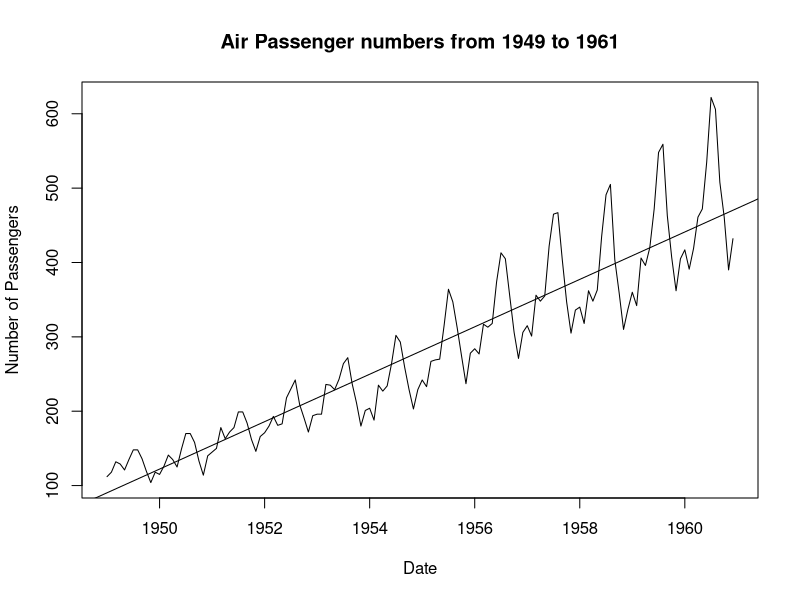
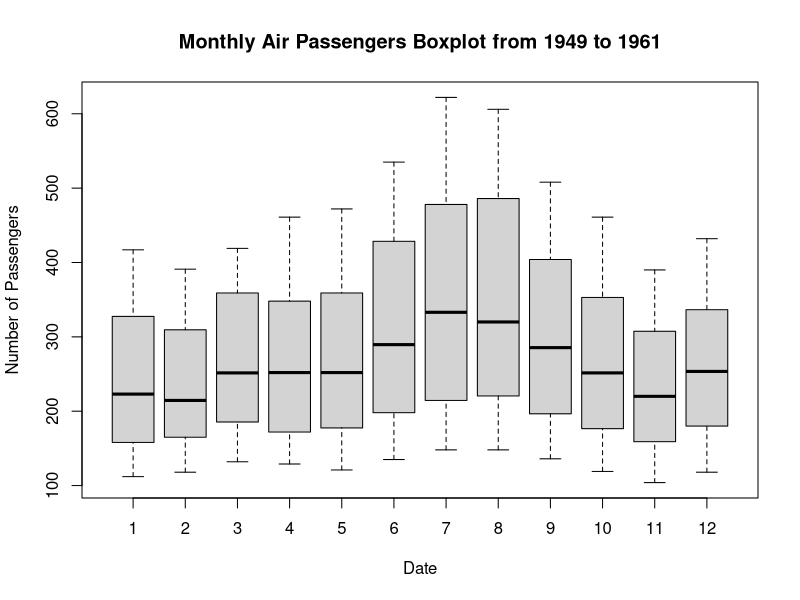
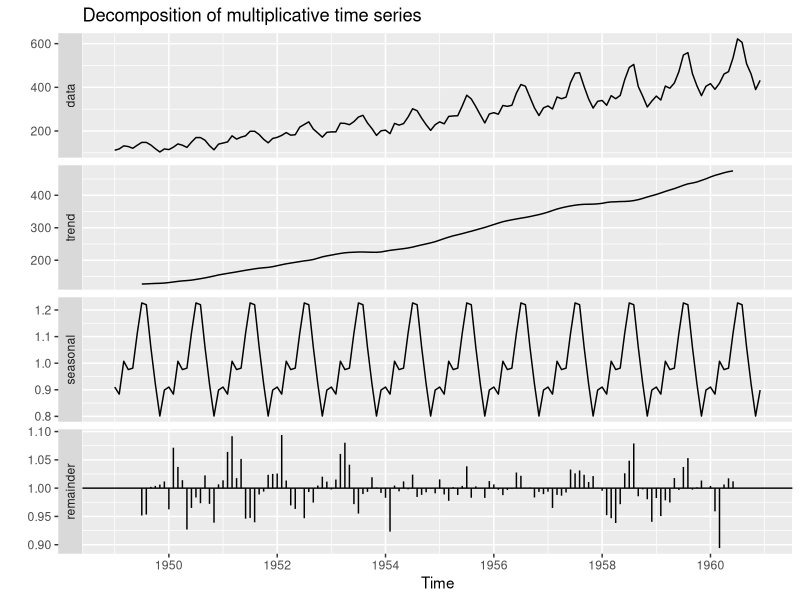
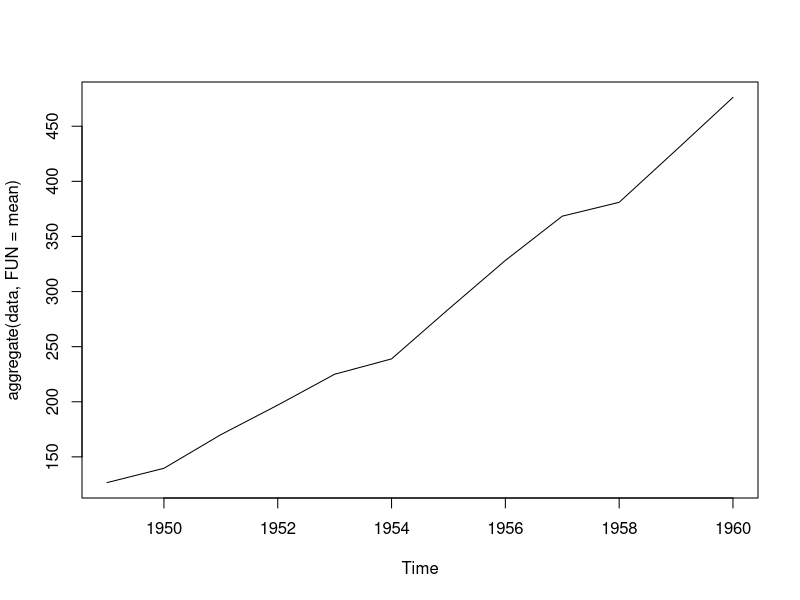
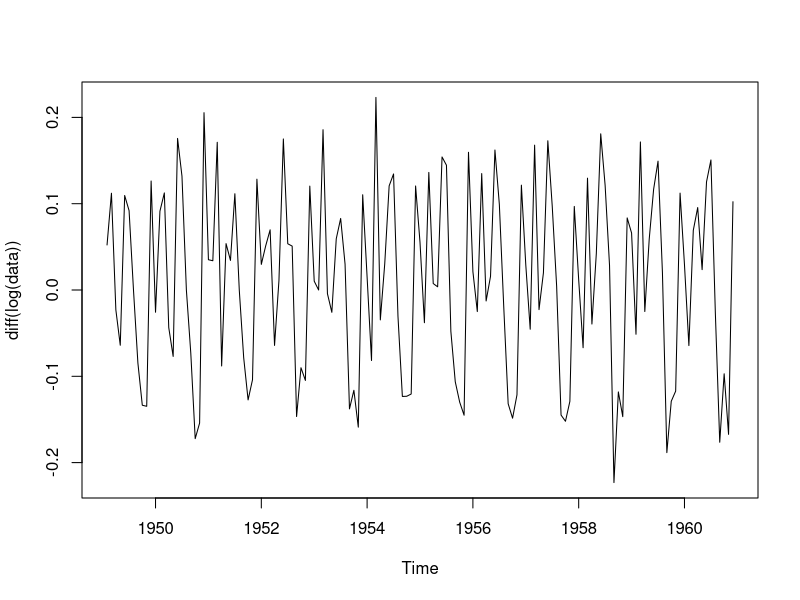
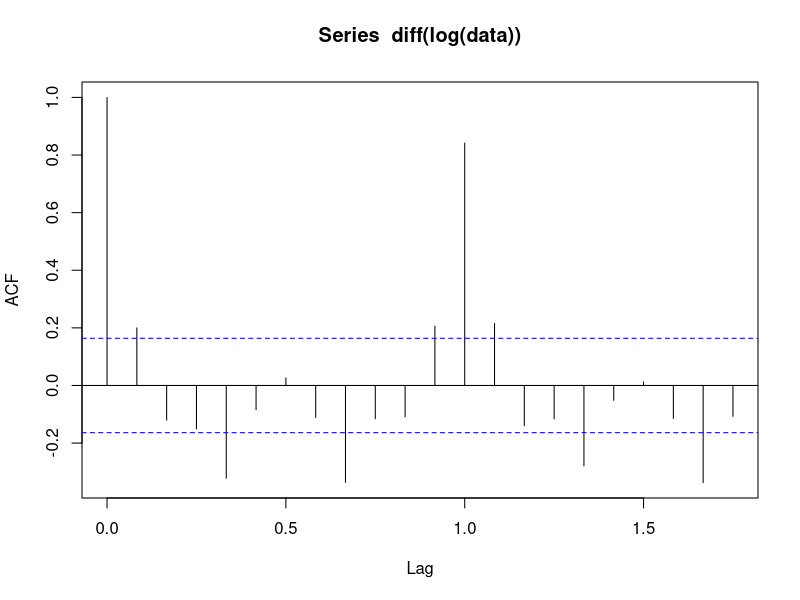
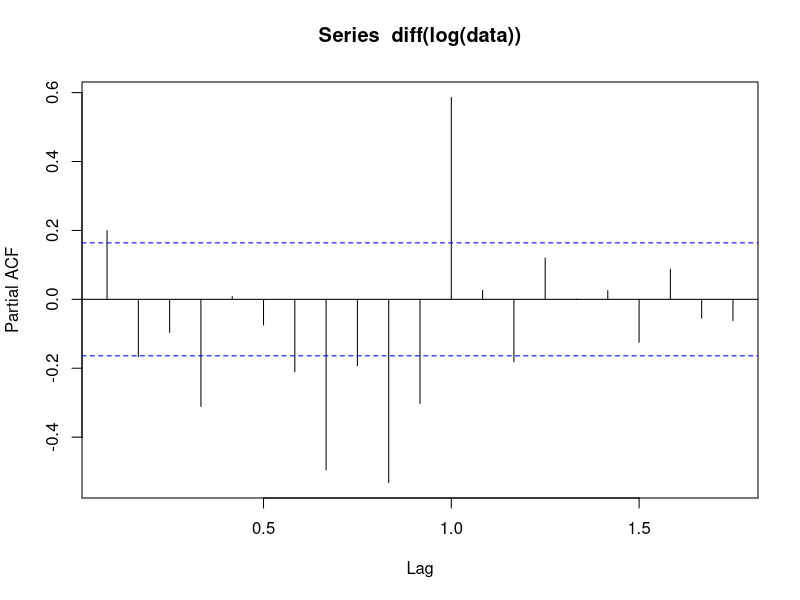
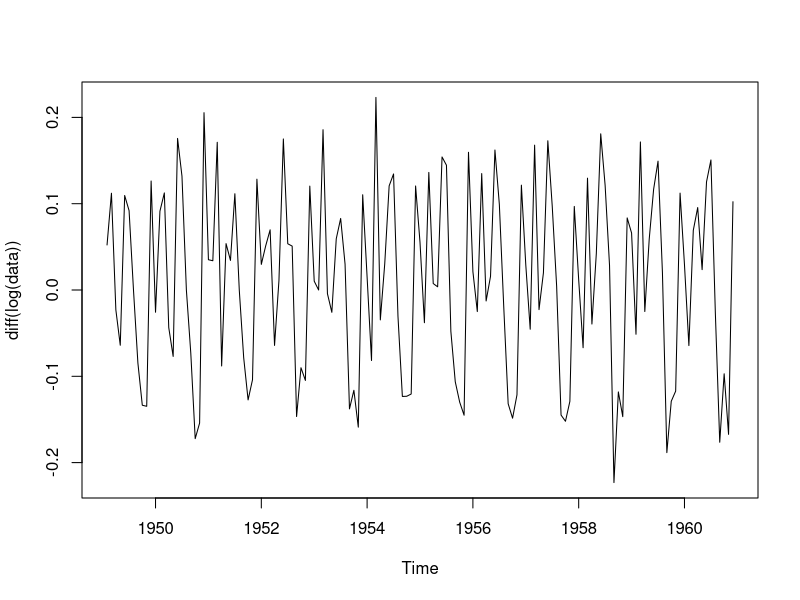

Source code (R) for these figures, in order:
# Time series Analysis to Predict for next 10 years using "data" 

library(ggfortify)
library(tseries)
library(forecast)



data<-(AirPassengers)
#The AirPassenger dataset in R provides monthly totals of a US airline passengers, from 1949 to 1960.
class(data) # this is time series class therefore no further class or date manipulation is required.

# Step 1: PERFORM EXPLORATORY DATA ANALYSIS
start(data) # This shows the starting time of time series
end(data) # This shows the end time of time series
frequency(data) #  Check the frequency of the time series
sum(is.na(data))# Check for missing values
cycle(data)# Check the cycle of the time series
summary(data)

# Plot the raw data using the base plot function
plot(data,xlab="Date", ylab = "Number of Passengers",main="Air Passenger numbers from 1949 to 1961")
# to fit the line 
abline(reg=lm(data~time(data)))
# here the mean is changing according to the time frame , it is not constant but in time series forcasting we should have constant mean
# Transform the data to have constant variance, mean, covariance 
#Let's use the boxplot function to see any seasonal effects.
boxplot(data~cycle(data),xlab="Date", ylab = "Number of Passengers" ,main ="Monthly Air Passengers Boxplot from 1949 to 1961")
# in the month of august and july the number of passengers are more. this is the seasonality
#AirPassengers appears to be multiplicative time series as the passenger numbers increase, it appears so does the pattern of seasonality.
#There do not appear to be any outliers and there are no missing values. Therefore no data cleaning is required.
#Step 2: TIME SERIES DECOMPOSITION
decomposeAP <- decompose(data,"multiplicative")
autoplot(decomposeAP)
#In these decomposed plots we can again see the trend and seasonality as inferred previously, 
#but we can also observe the estimation of the random component depicted under the "remainder".
# GENERAL TREND
plot(aggregate(data,FUN = mean)) # this will aggregrate the cycles and display year after year trend
# the values are increasing every year , the trend is increasing 
#Step 3: TEST STATIONARITY OF THE TIME SERIES
#In order to test the stationarity of the time series, let's run the Augmented Dickey-Fuller Test
#using the adf.test function from the tseries R package.

#First set the hypothesis test:
  
  #The null hypothesis H0 : that the time series is non stationary
  #The alternative hypothesis HA : that the time series is stationary

adf.test(data) 

#As a rule of thumb, where the p-value is less than 5%, we strong evidence against the null hypothesis, so we reject the null hypothesis.
#As per the test results above, the p-value is 0.01 which is <0.05 therefore we reject the null in favour of the alternative hypothesis 
#that the time series is stationary.

# TRANSFORM TO STATIONARY 
 plot(diff(log(data)))
# for this series the mean, variance are constant , hence it is statinoary ,now Time series analysis can be applied
#Step 4: FIT A TIME SERIES MODEL
 #ARIMA
 # we know d=1 as we have differenciated once
 # to know q value
 acf(diff(log(data))) # q = 1
 #to know the value of p
 pacf(diff(log(data))) # p= 0 
 
plot(diff(log(data)))
# Lets fit the (p,d,q) in the ARIMA model

fit<- arima(log(data),c(0,1,1),seasonal =list(order=c(0,1,1),period=12))
pred=predict(fit, n.ahead = 10*12)     
pred1 <-2.718^pred$pred
ts.plot(data,pred1,log="y",lty=c(1,3))

#TESTING THE MODEL

datawide<- ts(data,frequency = 12,start=c(1949,1),end=c(1959,12))
fit<-arima(log(datawide),c(0,1,1),seasonal =list(order=c(0,1,1),period=12))
pred=predict(fit, n.ahead = 10*12)     
pred1 <-2.718^pred$pred
# Predicting from 1960 to 1970
data1<-head(pred1,12)
predicted_1960 <-round(data1,digits = 0)
original_1960 <-tail(data,12)
ts.plot(data,pred1,log="y",lty=c(1,3))
